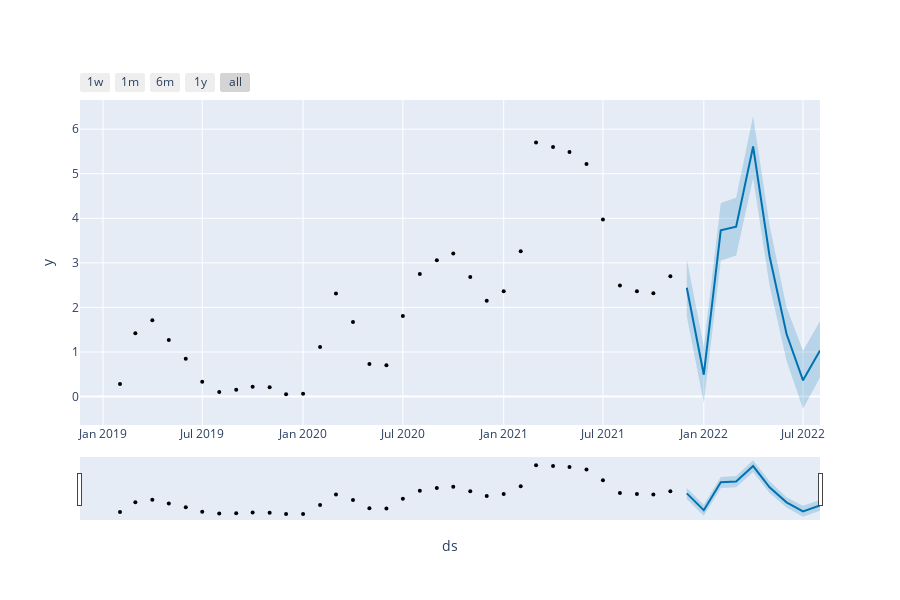

The notebook cell this image was saved under:
### Code cell
#Graph training data vs predictions
plot_plotly(model_new, prediction)

### Figure 1 — Plotly figure (JSON) as saved in the notebook; plotly's stock layout.template omitted (floating-point values rounded to 4 significant figures)
{"data": [{"marker": {"color": "black", "size": 4}, "mode": "markers", "name": "Actual", "type": "scatter", "x": ["2019-02-01T00:00:00", "2019-03-01T00:00:00", "2019-04-01T00:00:00", "2019-05-01T00:00:00", "2019-06-01T00:00:00", "2019-07-01T00:00:00", "2019-08-01T00:00:00", "2019-09-01T00:00:00", "2019-10-01T00:00:00", "2019-11-01T00:00:00", "2019-12-01T00:00:00", "2020-01-01T00:00:00", "2020-02-01T00:00:00", "2020-03-01T00:00:00", "2020-04-01T00:00:00", "2020-05-01T00:00:00", "2020-06-01T00:00:00", "2020-07-01T00:00:00", "2020-08-01T00:00:00", "2020-09-01T00:00:00", "2020-10-01T00:00:00", "2020-11-01T00:00:00", "2020-12-01T00:00:00", "2021-01-01T00:00:00", "2021-02-01T00:00:00", "2021-03-01T00:00:00", "2021-04-01T00:00:00", "2021-05-01T00:00:00", "2021-06-01T00:00:00", "2021-07-01T00:00:00", "2021-08-01T00:00:00", "2021-09-01T00:00:00", "2021-10-01T00:00:00", "2021-11-01T00:00:00"], "y": [0.28, 1.42, 1.71, 1.27, 0.85, 0.33, 0.1, 0.15, 0.22, 0.21, 0.05, 0.06, 1.11, 2.31, 1.67, 0.73, 0.7, 1.81, 2.75, 3.06, 3.21, 2.68, 2.15, 2.36, 3.26, 5.7, 5.6, 5.49, 5.22, 3.97, 2.49, 2.36, 2.32, 2.7]}, {"hoverinfo": "skip", "line": {"width": 0}, "mode": "lines", "type": "scatter", "x": ["2021-12-01T00:00:00", "2022-01-01T00:00:00", "2022-02-01T00:00:00", "2022-03-01T00:00:00", "2022-04-01T00:00:00", "2022-05-01T00:00:00", "2022-06-01T00:00:00", "2022-07-01T00:00:00", "2022-08-01T00:00:00"], "y": [1.8, -0.1444, 3.054, 3.164, 4.907, 2.493, 0.8017, -0.2739, 0.4301]}, {"fill": "tonexty", "fillcolor": "rgba(0, 114, 178, 0.2)", "line": {"color": "#0072B2", "width": 2}, "mode": "lines", "name": "Predicted", "type": "scatter", "x": ["2021-12-01T00:00:00", "2022-01-01T00:00:00", "2022-02-01T00:00:00", "2022-03-01T00:00:00", "2022-04-01T00:00:00", "2022-05-01T00:00:00", "2022-06-01T00:00:00", "2022-07-01T00:00:00", "2022-08-01T00:00:00"], "y": [2.44, 0.4892, 3.732, 3.811, 5.61, 3.148, 1.404, 0.3642, 1.036]}, {"fill": "tonexty", "fillcolor": "rgba(0, 114, 178, 0.2)", "hoverinfo": "skip", "line": {"width": 0}, "mode": "lines", "type": "scatter", "x": ["2021-12-01T00:00:00", "2022-01-01T00:00:00", "2022-02-01T00:00:00", "2022-03-01T00:00:00", "2022-04-01T00:00:00", "2022-05-01T00:00:00", "2022-06-01T00:00:00", "2022-07-01T00:00:00", "2022-08-01T00:00:00"], "y": [3.079, 1.117, 4.341, 4.463, 6.29, 3.843, 1.996, 1.025, 1.689]}], "layout": {"height": 600, "showlegend": false, "width": 900, "xaxis": {"rangeselector": {"buttons": [{"count": 7, "label": "1w", "step": "day", "stepmode": "backward"}, {"count": 1, "label": "1m", "step": "month", "stepmode": "backward"}, {"count": 6, "label": "6m", "step": "month", "stepmode": "backward"}, {"count": 1, "label": "1y", "step": "year", "stepmode": "backward"}, {"step": "all"}]}, "rangeslider": {"visible": true}, "title": {"text": "ds"}, "type": "date"}, "yaxis": {"title": {"text": "y"}}}}
